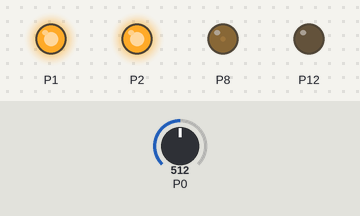
Bench run of a program on a simulated BBC micro:bit running MicroPython. Shown: output pins drawn as LEDs (lit = HIGH). The inputs (shaded band) are chosen by the test bench; at power-on: P0 = 512 (analog values on the 0–1023 scale).

Above: at 1.2 s.
1.3 s: P0 set to 716
At 2.5 s:
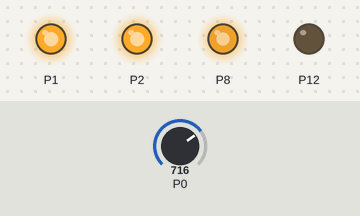
2.8 s: P0 set to 900
At 4.0 s:
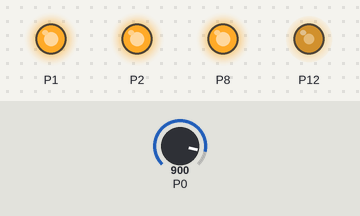
4.3 s: P0 set to 1023
At 4.9 s:
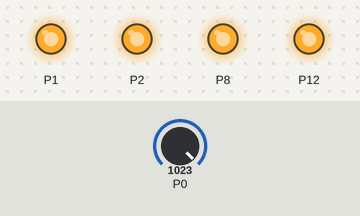
5.8 s: P0 set to 306
At 6.3 s:
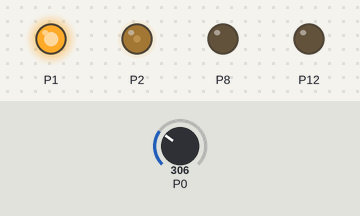
7.3 s: P0 set to 122
At 8.7 s:
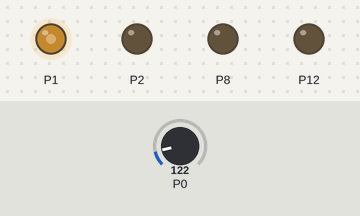
Timing chart, 0 to 9.8 s (numbered marks = the images above; inputs shaded):
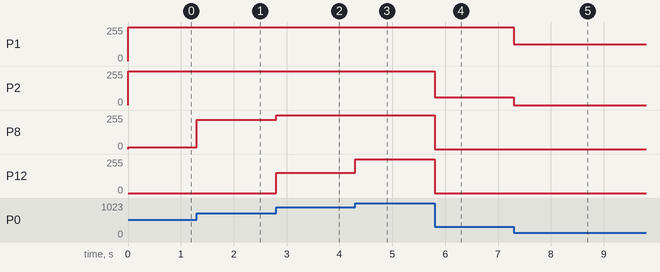

Measured:
- after the input at 1.3 s, P8: 12/255 → 220/255 at once
- after the input at 2.8 s, P8: 220/255 → 255/255 at once; P12: 0/255 → 153/255 at once
- after the input at 4.3 s, P12: 153/255 → 255/255 at once
- after the input at 5.8 s, P2: 255/255 → 57/255 at once; P8, P12: 255/255 → 0/255 at once
- after the input at 7.3 s, P1: 255/255 → 124/255 at once; P2: 57/255 → 0/255 at once

The program:

kitronic_09.py
```python
from microbit import *


def main():
    while True:
        charge = pin0.read_analog() / 10
        if charge >= 95:
            pin1.write_digital(1)
            pin2.write_digital(1)
            pin8.write_digital(1)
            pin12.write_digital(1)
        elif charge >= 75:
            pin1.write_digital(1)
            pin2.write_digital(1)
            pin8.write_digital(1)
            pin12.write_analog(int((charge - 75) / 25 * 1023))
        elif charge >= 50:
            pin1.write_digital(1)
            pin2.write_digital(1)
            pin8.write_analog(int((charge - 50) / 25 * 1023))
            pin12.write_digital(0)
        elif charge >= 25:
            pin1.write_digital(1)
            pin2.write_analog(int((charge - 25) / 25 * 1023))
            pin8.write_digital(0)
            pin12.write_digital(0)
        else:
            pin1.write_analog(int(charge / 25 * 1023))
            pin2.write_digital(0)
            pin8.write_digital(0)
            pin12.write_digital(0)


if __name__ == "__main__":
    main()
```
